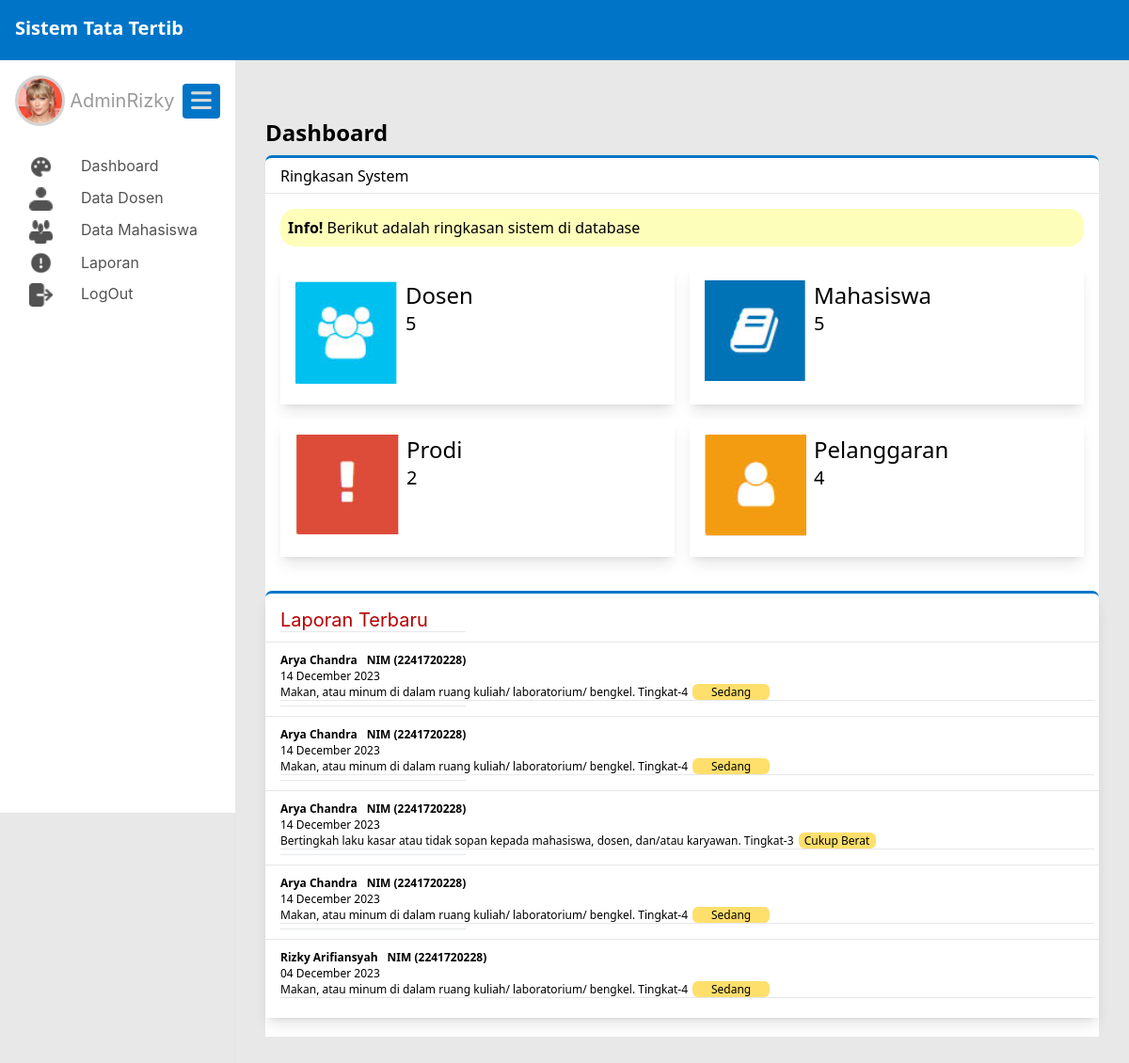
/public/admin (signed in), run on the app's committed database.
### tables this page shows
CREATE TABLE `mahasiswa` (
  `nim` varchar(20) NOT NULL,
  `prodi_id` int(11) NOT NULL,
  `nama` varchar(50) NOT NULL,
  `TTL` varchar(50) NOT NULL,
  `jenis_kelamin` enum('L','P') NOT NULL,
  `alamat` varchar(100) NOT NULL,
  `email` varchar(50) NOT NULL,
  `no_phone` varchar(11) NOT NULL,
  `phone_ortu` varchar(20) NOT NULL,
  `jumlah_pelanggaran` int(11) NOT NULL,
  `mahasiswa_img` varchar(200) NOT NULL,
  `user_id` int(11) NOT NULL
);

CREATE TABLE `pelanggaran` (
  `pelanggaran_id` int(11) NOT NULL,
  `pelanggaran` varchar(200) NOT NULL,
  `tingkat` int(11) NOT NULL,
  `sanksi_pelanggaran` varchar(500) NOT NULL
);

### app/core/Controller.php (called while the page is built, shortened)
<?php
class Controller{
    public function view($view, $data = []){
        require_once '../app/views/' . $view . '.php';
    }
    public function model($model){
        return new $model;
    }
}

### app/controllers/Admin.php (called while the page is built, shortened)
<?php
class Admin extends Controller{
    public function index(){
        $data['judul'] = 'Admin Page';
        $data['dosen'] = $this->model('Admin_model')->hitungDosen();
        $data['mahasiswa'] = $this->model('Admin_model')->hitungMahasiswa();
        $data['pelanggaran'] = $this->model('Admin_model')->hitungPelanggaran();
        $data['prodi'] = $this->model('Admin_model')->hitungProdi();
        $data['laporanTerbaru'] = $this->model('Admin_model')->laporanTerbaru();
        $this->view('admin/index', $data);
    }
}

### app/core/App.php (called while the page is built, shortened)
<?php
class App
{
    protected $method = 'index';
    protected $params = [];
    public function __construct()
    {
        $this->controller = new $this->controller;
        call_user_func_array([$this->controller, $this->method], $this->params);
    }
}

### public/index.php (called while the page is built, shortened)
<?php
$app = new App;

### app/core/Database.php (called while the page is built, shortened)
<?php
class Database
{
    private $host = DB_HOST;
    private $user = DB_USER;
    private $pass = DB_PASS;
    private $db_name = DB_NAME;
    private $dbh;
    private $stmt;
    public function __construct()
    {
        $dsn = 'mysql:host=' . $this->host . ';dbname=' . $this->db_name;
        $option = [
            PDO::ATTR_PERSISTENT => true,
            PDO::ATTR_ERRMODE => PDO::ERRMODE_EXCEPTION
        ];
        try {
            $this->dbh = new PDO($dsn, $this->user, $this->pass, $option);
        } catch (PDOException $e) {
            die($e->getMessage());
        }
    }
    public function query($query)
    {
        $this->stmt = $this->dbh->prepare($query);
    }
    public function execute()
    {
        $this->stmt->execute();
    }
    public function resultSet()
    {
        $this->execute();
        return $this->stmt->fetchAll(PDO::FETCH_ASSOC);
    }
    public function single()
    {
        $this->execute();
        return $this->stmt->fetch(PDO::FETCH_ASSOC);
    }
}

### app/models/Admin_model.php (called while the page is built, shortened)
<?php
class Admin_model
{
    private $table2 = 'mahasiswa';
    private $table3 = 'pengaduan';
    private $table4 = 'pelanggaran';
    private $db;
    public function __construct()
    {
        $this->db = new Database;
    }
    public function hitungDosen()
    {
        $this->db->query('SELECT COUNT(nip) as jumlah_dosen FROM dosen');
        return $this->db->single();
    }
    public function hitungMahasiswa()
    {
        $this->db->query('SELECT COUNT(nim) as jumlah_mahasiswa FROM mahasiswa');
        return $this->db->single();
    }
    public function hitungPelanggaran()
    {
        $this->db->query('SELECT COUNT(pelanggaran_id) as jumlah_pelanggaran FROM pelanggaran');
        return $this->db->single();
    }
    public function hitungProdi()
    {
        $this->db->query('SELECT COUNT(prodi_id) as jumlah_prodi FROM prodi');
        return $this->db->single();
    }
    public function laporanTerbaru()
    {
        $this->db->query('SELECT
            m.nama, m.nim, date_format(p.tanggal_pengaduan, "%d %M %Y") as tanggal_pengaduan, pe.pelanggaran, pe.tingkat
        FROM ' . $this->table2 . ' AS m
        JOIN ' . $this->table3 . ' AS p ON m.nim = p.nim
        JOIN ' . $this->table4 . ' AS pe ON p.pelanggaran_id = pe.pelanggaran_id
        ORDER BY p.pengaduan_id DESC
        LIMIT 10');
        return $this->db->resultSet();
    }
}

### app/views/admin/index.php (the view, shortened to what this page needs)
<div class="flex-1 pl-8 pb-8 pt-6 pr-8 shadow-sm main_content">
  <div id="dashboard">
    <h1 class="text-2xl font-bold mb-2">Dashboard</h1>
    <div class="flex bg-white h-10 items-center shadow-sm subtitle_dashboard">
      <div class="flex-1 ml-4">Ringkasan System</div>
    </div>
    <div class="flex bg-white flex-col xl:flex-row">
      <div class="flex-1 bg-white p-4">
        <div class="flex-1 notif_db h-10 flex items-center pl-2">
        <p><b>Info! </b>Berikut adalah ringkasan sistem di database</p>
        </div>
        <div class="grid grid-cols-2 gap-4 mt-5">
          <div class="bg-white p-4 shadow-lg">
            <div class="inline-flex">
              <img src="<?= BASEURL; ?>/img/dashboard_icon/dosen.png" alt="">
              <div class="block ml-2">
                <div class="text-2xl inline">Dosen</div>
                <div class="text-xl block"><?php echo $data['dosen']['jumlah_dosen'] ?></div>
              </div>
            </div>
          </div>
          <div class="bg-white p-4 shadow-lg">
            <div class="inline-flex">
              <img src="<?= BASEURL; ?>/img/dashboard_icon/jurusan.png" alt="">
              <div class="block ml-2">
                <div class="text-2xl inline">Mahasiswa</div>
                <div class="text-xl block"><?php echo $data['mahasiswa']['jumlah_mahasiswa']?></div>
              </div>
            </div>
          </div>
          <div class="bg-white p-4 shadow-lg">
            <div class="inline-flex">
              <img src="<?= BASEURL; ?>/img/dashboard_icon/pelanggaran.png" alt="">
              <div class="block ml-2">
                <div class="text-2xl inline">Prodi</div>
                <div class="text-xl block"><?php echo $data['prodi']['jumlah_prodi']  ?></div>
              </div>
            </div>
          </div>
          <div class="bg-white p-4 shadow-lg">
            <div class="inline-flex">
              <img src="<?= BASEURL; ?>/img/dashboard_icon/user.png" alt="">
              <div class="block ml-2">
                <div class="text-2xl inline">Pelanggaran</div>
                <div class="text-xl block"><?php echo $data['pelanggaran']['jumlah_pelanggaran']?></div>
              </div>
            </div>
          </div>
        </div>
      </div>
      <div class="flex-1 bg-white pelanggaran_terbaru shadow-lg">
        <h3 class="pelanggaran_tbr_title">Laporan Terbaru</h3>
      <?php
        foreach ($data['laporanTerbaru'] as $row):
      ?>
        <hr class="hr_pelanggaran">
        <hr class="hr_db">
        <div class="biodata_pelanggar">
          <div class="profil_pelanggar flex">
            <p class="nama_pelanggar"><?php echo $row['nama']; ?></p>
            <p class="nim_pelanggar">NIM (<?php echo $data['laporanTerbaru'][0]['nim'] ?>)</p>
          </div>
          <div class="tanggal_pelanggaran_container flex">
            <p class="tanggal_pelanggaran"><?php echo $row['tanggal_pengaduan']?></p>
          </div>
          <div class="penyebab_pelanggaran_container flex">
            <p class="penyebab_pelanggaran"><?php echo $row['pelanggaran'] . " Tingkat-" . $row['tingkat']; ?></p>
            <p><?php
                if ($row['tingkat'] == '1') {
                  echo '<div class="bobot_cukup_berat">Sangat Berat</div>';
                } elseif ($row['tingkat'] == '2') {
                  echo '<div class="bobot_cukup_berat">Berat</div>';
                }elseif ($row['tingkat'] == '3'){
                  echo '<div class="bobot_cukup_berat">Cukup Berat</div>';
                }elseif ($row['tingkat'] == '4'){
                  echo '<div class="bobot_cukup_berat">Sedang</div>';
                }elseif ($row['tingkat'] == '5'){
                  echo '<div class="bobot_cukup_berat">Ringan</div>';
                }
                ?></p>
          </div>
          <hr class="hr_db">
        </div>
                <?php
                  endforeach;
                ?>
      </div>
    </div>
  </div>
</div>

### public/css/style.css (style rules this page uses)
.hr_db { background-color: #746f6f; height: 1px; }
.notif_db { background-color: #fdfeba; width: 100%px; height: 55px; border-radius: 16px; }
.main_content { margin-left: 250px; margin-top: 64px; }
.main { background: #e8e8e8; }
.subtitle_dashboard { border-top: solid; border-radius: 7px 7px 0px 0px; border-color: #0075c8; }
.pelanggaran_terbaru { margin-top: 20px; margin-bottom: 20px; margin-right: 20px; border-top: solid; background: linear-gradient(0deg, #fff 0%, #fff 100%), #fff; padding-top: 16px; padding-bottom: 16px; border-color: #0075c8; border-radius: 7px 7px 0px 0px; width: 100%; height: 382px; overflow-y: scroll; }
.pelanggaran_tbr_title { color: #b60000; font-family: Inter; font-size: 20px; font-style: normal; font-weight: 400; line-height: normal; margin-left: 16px; }
.hr_pelanggaran { width: 197px; height: 1px; background: #b60000; margin-bottom: 10px; margin-left: 16px; }
.bobot_cukup_berat { border-radius: 6px; background: #ffdf6c; width: 82px; height: 17px; flex-shrink: 0; color: #000; font-size: 12px; font-style: normal; font-weight: 400; line-height: normal; margin-left: 5px; display: flex; justify-content: center; }
.biodata_pelanggar { padding: 10px 5px 5px 16px; }
.nama_pelanggar { color: #000; font-size: 12px; font-style: normal; font-weight: 700; line-height: normal; margin-right: 10px; }
.nim_pelanggar { color: #000; font-size: 12px; font-style: normal; font-weight: 700; line-height: normal; }
.tanggal_pelanggaran { color: #000; font-size: 12px; font-style: normal; font-weight: 400; line-height: normal; }
.penyebab_pelanggaran { color: #000; font-size: 12px; font-style: normal; font-weight: 400; line-height: normal; }

### data on the page
mahasiswa: nama "Arya Chandra", nim "2241720228", tanggal_pengaduan "14 December 2023", pelanggaran.pelanggaran "Makan, atau minum di dalam ruang kuliah/ laboratorium/ bengkel.", pelanggaran.tingkat "4", shows "Sedang", pelanggaran.pelanggaran "Bertingkah laku kasar atau tidak sopan kepada mahasiswa, dosen, dan/atau karyawan.", pelanggaran.tingkat "3"
mahasiswa: nama "Rizky Arifiansyah", tanggal_pengaduan "04 December 2023", pelanggaran.pelanggaran "Makan, atau minum di dalam ruang kuliah/ laboratorium/ bengkel.", pelanggaran.tingkat "4", shows "Sedang"

### other printed values
$data['dosen']['jumlah_dosen'] "5"
$data['mahasiswa']['jumlah_mahasiswa'] "5"
$data['prodi']['jumlah_prodi'] "2"
$data['pelanggaran']['jumlah_pelanggaran'] "4"
